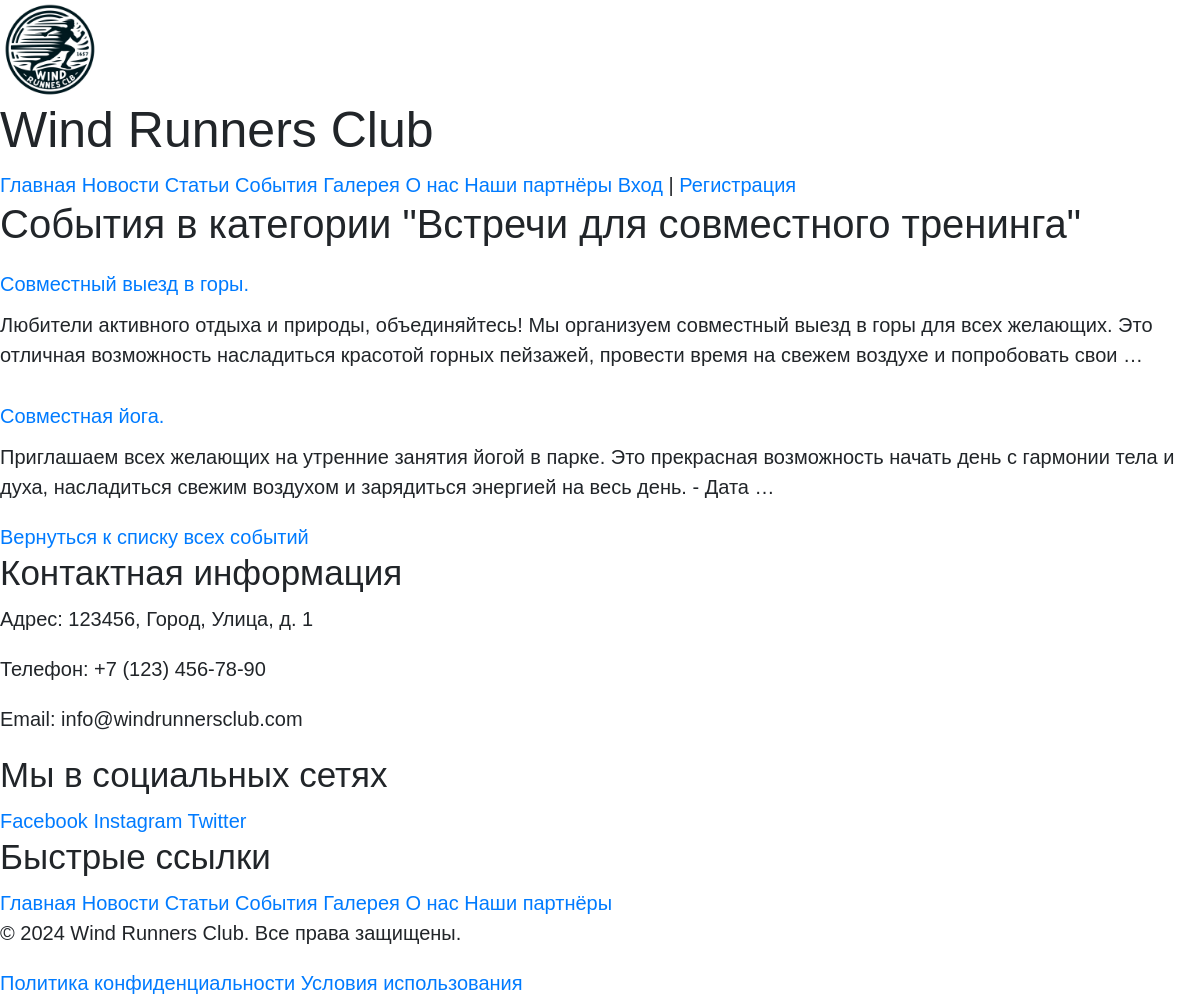
The page /events/category/2/ on the database its author committed.
### events/models.py (models this page shows, shortened)
class Category(models.Model):
    category_name_category = models.CharField(max_length=128)
    category_date_category = models.DateTimeField(auto_now_add=True)
    class Meta:
        verbose_name = 'Категория'
        verbose_name_plural = 'Категории'

class Event(models.Model):
    event_to_category = models.ManyToManyField(Category, related_name='category_event', blank=True)
    event_title = models.CharField('Название события', max_length=256)
    event_text = models.TextField('Текст события')
    event_date = models.DateTimeField('Дата события',auto_now_add=True)
    cover_image = models.ImageField(upload_to='events/', default='defaults/wrc_emblem.webp')
    class Meta:
        verbose_name = 'Событие'
        verbose_name_plural = 'События'

### events/views.py (the view)
# urls.py: path('category/<int:category_id>/', views.events_by_category, name='events_by_category'),
def events_by_category(request, category_id):
    category = get_object_or_404(Category, pk=category_id)
    events = category.category_event.all()
    context = {'category': category, 'events': events}
    return render(request, 'events/event_by_category.html', context)

### events/templates/events/event_by_category.html (shortened to what this page needs)
{% extends 'base.html' %}
{% block content %}
<h2>События в категории "{{ category.category_name_category }}"</h2>
{% for event_item in events %}
<div>
    <h3><a href="{% url 'events:event_detail' event_item.id %}">{{ event_item.event_title }}</a></h3>
    <p>{{ event_item.event_text|truncatewords:30 }}</p>
</div>
{% endfor %}
<a href="{% url 'events:event_list' %}">Вернуться к списку всех событий</a>
{% endblock %}

### static/css/style.css (style rules this page uses)
* { font-family: Arial; text-decoration: none; font-size: 20px; }

### rows shown on the page
Category: category_name_category "Встречи для совместного тренинга"
Event: event_title "Совместный выезд в горы.", event_text "Любители активного отдыха и природы, объединяйтесь! Мы организуем совместный выезд в горы для всех желающих. Это отличная возможность насладиться красотой горных пейзажей, провести время на свежем воздухе и попробовать свои …"
Event: event_title "Совместная йога.", event_text "Приглашаем всех желающих на утренние занятия йогой в парке. Это прекрасная возможность начать день с гармонии тела и духа, насладиться свежим воздухом и зарядиться энергией на весь день. - Дата …"
